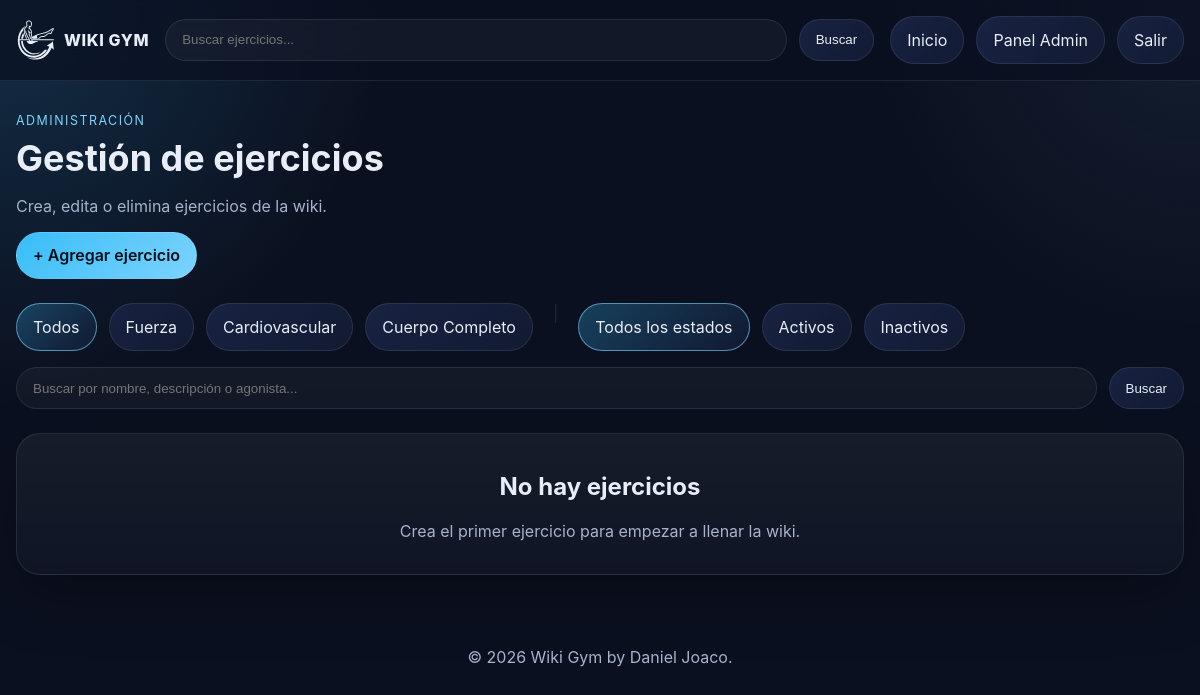
Page /panel/ (signed in) on the earlier database version.
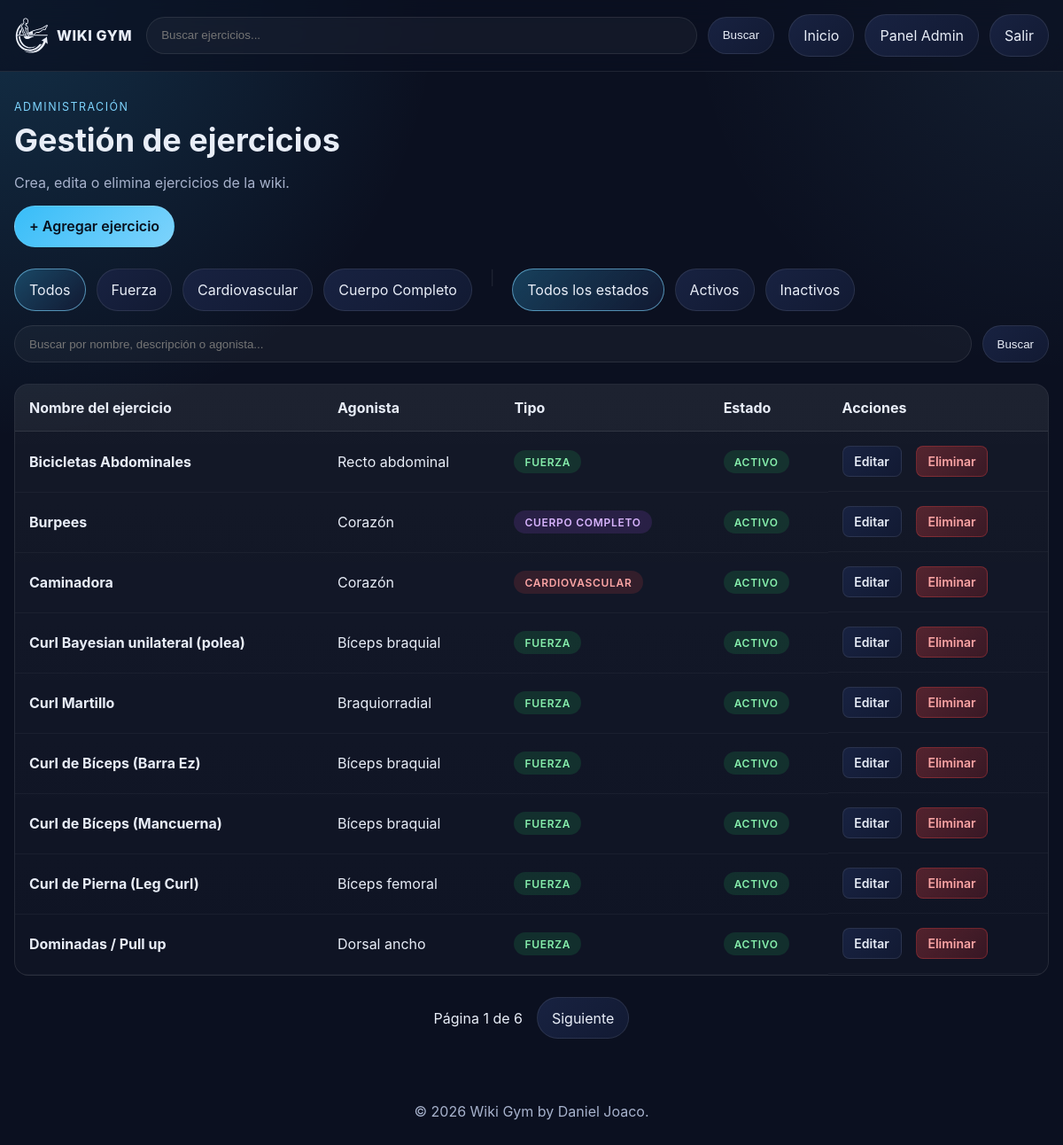
Same page on the later database version.
### exercises/models.py (models this page shows, shortened)
class Exercise(models.Model):
    EXERCISE_TYPE_STRENGTH = "STRENGTH"
    EXERCISE_TYPE_CARDIO = "CARDIO"
    EXERCISE_TYPE_FULL_BODY = "FULL_BODY"
    EXERCISE_TYPE_CHOICES = [
        (EXERCISE_TYPE_STRENGTH, "Fuerza"),
        (EXERCISE_TYPE_CARDIO, "Cardiovascular"),
        (EXERCISE_TYPE_FULL_BODY, "Cuerpo Completo"),
    ]
    name = models.CharField(max_length=150, unique=True)
    description = models.TextField(blank=True)
    agonist = models.ForeignKey(
        Agonist,
        on_delete=models.PROTECT,
        related_name="exercises",
    )
    image = models.ImageField(upload_to="exercise_images/%Y/%m/", blank=True, null=True)
    exercise_type = models.CharField(
        max_length=20,
        choices=EXERCISE_TYPE_CHOICES,
        default=EXERCISE_TYPE_STRENGTH,
    )
    tracks_weight = models.BooleanField(default=True)
    is_active = models.BooleanField(default=True)
    created_by = models.ForeignKey(
        settings.AUTH_USER_MODEL,
        on_delete=models.SET_NULL,
        null=True,
        blank=True,
        related_name="wiki_exercises_created",
    )
    created_at = models.DateTimeField(auto_now_add=True)
    updated_at = models.DateTimeField(auto_now=True)
    class Meta:
        ordering = ["name"]

class Agonist(models.Model):
    muscle_group = models.ForeignKey(
        MuscleGroup,
        on_delete=models.CASCADE,
        related_name="agonists",
    )
    name = models.CharField(max_length=100)
    class Meta:
        ordering = ["name"]
        constraints = [
            models.UniqueConstraint(
                fields=["muscle_group", "name"],
                name="unique_agonist_per_group",
            )
        ]

### exercises/views.py (the view, shortened to what this page needs)
# urls.py: path('panel/', views.panel_list, name='panel_list'),
@login_required(login_url='login')
def panel_list(request):
	exercises = _exercise_queryset().all()
	search_query = request.GET.get('q', '').strip()
	selected_type = request.GET.get('type', '').strip()
	status_filter = request.GET.get('status', '').strip()
	if selected_type in dict(Exercise.EXERCISE_TYPE_CHOICES):
		exercises = exercises.filter(exercise_type=selected_type)
	if status_filter == 'active':
		exercises = exercises.filter(is_active=True)
	elif status_filter == 'inactive':
		exercises = exercises.filter(is_active=False)
	exercises = exercises.order_by('name')
	paginator = Paginator(exercises, PAGE_SIZE)
	page_obj = paginator.get_page(request.GET.get('page'))
	page_query_string = _build_query_string({
		'q': search_query,
		'type': selected_type,
		'status': status_filter,
	})
	context = {
		'page_obj': page_obj,
		'exercises': page_obj,
		'search_query': search_query,
		'selected_type': selected_type,
		'selected_type_label': dict(Exercise.EXERCISE_TYPE_CHOICES).get(selected_type, ''),
		'type_filters': Exercise.EXERCISE_TYPE_CHOICES,
		'status_filter': status_filter,
		'total_exercises': exercises.count(),
		'page_query_string': page_query_string,
	}
	return render(request, 'panel/panel.html', context)

### exercises/views.py (called while the page is built)
def _build_query_string(params):
	clean_params = {key: value for key, value in params.items() if value}
	return urlencode(clean_params)

def _exercise_queryset():
	return Exercise.objects.select_related('agonist__muscle_group__pattern').annotate(
		pattern_name=F('agonist__muscle_group__pattern__name'),
		muscle_group_name=F('agonist__muscle_group__name'),
	)

### templates/panel/panel.html (shortened to what this page needs)
{% extends 'base.html' %}
{% load static %}
{% block extra_css %}<link rel="stylesheet" href="{% static 'css/panel/panel.css' %}">{% endblock %}
{% block content %}
<section class="panel-header">
    <div>
        <p class="eyebrow">Administración</p>
        <h1>Gestión de ejercicios</h1>
        <p class="hero-copy">Crea, edita o elimina ejercicios de la wiki.</p>
    </div>
</section>
<div class="panel-actions">
    <a href="{% url 'exercise_create' %}?next={{ request.get_full_path|urlencode }}" class="btn-primary">+ Agregar ejercicio</a>
</div>
<section class="filter-bar">
    <a class="filter-link {% if not selected_type %}active{% endif %}" href="{% url 'panel_list' %}">Todos</a>
    {% for value, label in type_filters %}
        <a class="filter-link {% if selected_type == value %}active{% endif %}" href="{% url 'panel_list' %}?type={{ value }}">
            {{ label }}
        </a>
    {% endfor %}
    <span class="separator">|</span>
    <a class="filter-link {% if not status_filter %}active{% endif %}" href="{% url 'panel_list' %}">Todos los estados</a>
    <a class="filter-link {% if status_filter == 'active' %}active{% endif %}" href="{% url 'panel_list' %}?status=active">Activos</a>
    <a class="filter-link {% if status_filter == 'inactive' %}active{% endif %}" href="{% url 'panel_list' %}?status=inactive">Inactivos</a>
</section>
<form class="search-form-panel" action="{% url 'panel_list' %}" method="get">
    <input
        type="search"
        name="q"
        placeholder="Buscar por nombre, descripción o agonista..."
        value="{{ search_query|default:'' }}"
        aria-label="Buscar ejercicios"
    >
    <button type="submit">Buscar</button>
</form>
{% if total_exercises > 0 %}
    <div class="table-responsive">
        <table class="exercises-table">
            <thead>
                <tr>
                    <th>Nombre del ejercicio</th>
                    <th>Agonista</th>
                    <th>Tipo</th>
                    <th>Estado</th>
                    <th>Acciones</th>
                </tr>
            </thead>
            <tbody>
                {% for exercise in exercises %}
                    <tr>
                        <td>
                            <strong>{{ exercise.name }}</strong>
                        </td>
                        <td>{{ exercise.agonist.name }}</td>
                        <td>
                            <span class="badge badge-{{ exercise.exercise_type|lower }}">
                                {{ exercise.get_exercise_type_display }}
                            </span>
                        </td>
                        <td>
                            <span class="badge {% if exercise.is_active %}badge-active{% else %}badge-inactive{% endif %}">
                                {% if exercise.is_active %}Activo{% else %}Inactivo{% endif %}
                            </span>
                        </td>
                        <td class="actions">
                            <a href="{% url 'exercise_edit' exercise.id %}?next={{ request.get_full_path|urlencode }}" class="btn-small btn-edit">Editar</a>
                            <a href="{% url 'exercise_delete' exercise.id %}?next={{ request.get_full_path|urlencode }}" class="btn-small btn-delete">Eliminar</a>
                        </td>
                    </tr>
                {% endfor %}
            </tbody>
        </table>
    </div>
    <nav class="pagination" aria-label="Paginación">
        <span>Página {{ page_obj.number }} de {{ page_obj.paginator.num_pages }}</span>
        {% if page_obj.has_next %}
            <a href="?{% if page_query_string %}{{ page_query_string }}&{% endif %}page={{ page_obj.next_page_number }}">Siguiente</a>
        {% endif %}
    </nav>
{% else %}
    <section class="empty-state">
        <h2>No hay ejercicios</h2>
        <p><a href="{% url 'exercise_create' %}?next={{ request.get_full_path|urlencode }}">Crea el primer ejercicio</a> para empezar a llenar la wiki.</p>
    </section>
{% endif %}
{% endblock %}

### templates/base.html (shortened to what this page needs)
{% load static %}
<!DOCTYPE html>
<html lang="es">
<head>
    <link rel="stylesheet" href="{% static 'css/base.css' %}">
    {% block extra_css %}{% endblock %}
</head>
<body>
    <header class="site-header">
        {% block navbar %}
        <nav class="navbar container">
            <a class="brand" href="{% url 'index' %}">
                Wiki Gym
            </a>
            <form class="search-form" action="{% url 'search' %}" method="get">
                <input
                    type="search"
                    name="q"
                    placeholder="Buscar ejercicios..."
                    value="{{ search_query|default:'' }}"
                    aria-label="Buscar ejercicios"
                >
                <button type="submit">Buscar</button>
            </form>
            <div class="nav-actions">
                <a href="{% url 'index' %}">Inicio</a>
                <a href="{% url 'panel_list' %}">Panel Admin</a>
                {% if user.is_authenticated %}
                    <a href="{% url 'logout' %}">Salir</a>
                {% else %}
                    <a href="{% url 'login' %}">Login</a>
                {% endif %}
            </div>
        </nav>
        {% endblock %}
    </header>
    <main class="container main-content">
        {% block content %}{% endblock %}
    </main>
    {% block footer %}
    <footer class="site-footer">
        <p id="footer-text">&copy; 2026 Wiki Gym by <a href="https://github.com/danieljoaco" class="link" target="_blank">Daniel Joaco</a>.</p>
    </footer>
    {% endblock %}
</body>
</html>

### static/css/panel/panel.css (style rules this page uses)
.separator { color: var(--border); margin: 0 0.5rem; }
.btn-primary, .btn-secondary, .btn-danger, .btn-small { display: inline-flex; align-items: center; justify-content: center; border: 1px solid var(--border); border-radius: 999px; padding: 0.8rem 1rem; cursor: pointer; text-decoration: none; transition: transform 0.2s ease, border-color 0.2s ease, background 0.2s ease; font-weight: 600; }
.btn-primary { background: linear-gradient(135deg, var(--accent-strong), var(--accent)); color: #08101e; }
.btn-small { padding: 0.5rem 0.8rem; font-size: 0.875rem; background: linear-gradient(135deg, var(--panel-soft), var(--panel)); color: var(--text); border-radius: 8px; }
.btn-edit { margin-right: 0.5rem; }
.btn-delete { background: linear-gradient(135deg, rgba(239, 68, 68, 0.3), rgba(220, 38, 38, 0.2)); color: #fca5a5; border-color: rgba(239, 68, 68, 0.3); }
.panel-actions { margin-bottom: 1.5rem; }
.panel-header h1, .form-header h1 { margin: 0; font-size: clamp(1.8rem, 3vw, 2.8rem); }
.search-form-panel { display: flex; gap: 0.75rem; margin-bottom: 1.5rem; }
.search-form-panel input { flex: 1; border: 1px solid var(--border); background: rgba(255, 255, 255, 0.04); color: var(--text); border-radius: 999px; padding: 0.8rem 1rem; outline: none; }
.search-form-panel button { border: 1px solid var(--border); background: linear-gradient(135deg, var(--panel-soft), var(--panel)); color: var(--text); border-radius: 999px; padding: 0.8rem 1rem; cursor: pointer; }
.table-responsive { overflow-x: auto; border: 1px solid var(--border); border-radius: 16px; background: linear-gradient(180deg, rgba(255, 255, 255, 0.04), rgba(255, 255, 255, 0.02)); margin-bottom: 1.5rem; }
.exercises-table { width: 100%; border-collapse: collapse; }
.exercises-table thead { background: rgba(255, 255, 255, 0.04); border-bottom: 1px solid var(--border); }
.exercises-table th { padding: 1rem; text-align: left; font-weight: 700; color: var(--text); }
.exercises-table td { padding: 1rem; border-bottom: 1px solid rgba(255, 255, 255, 0.04); color: var(--text); }
.exercises-table .actions { display: flex; gap: 0.5rem; }
.badge { display: inline-flex; align-items: center; justify-content: center; padding: 0.35rem 0.75rem; border-radius: 999px; font-size: 0.75rem; font-weight: 600; text-transform: uppercase; letter-spacing: 0.06em; }
.badge-strength { background: rgba(34, 197, 94, 0.15); color: #86efac; }
.badge-cardio { background: rgba(239, 68, 68, 0.15); color: #fca5a5; }
.badge-full_body { background: rgba(168, 85, 247, 0.15); color: #d8b4fe; }
.badge-active { background: rgba(34, 197, 94, 0.15); color: #86efac; }

Differences in the rows shown:
added Exercise: name "Bicicletas Abdominales", agonist.name "Recto abdominal", exercise_type "FUERZA", is_active "ACTIVO"
added Exercise: name "Burpees", agonist.name "Corazón", exercise_type "CUERPO COMPLETO", is_active "ACTIVO"
added Exercise: name "Caminadora", agonist.name "Corazón", exercise_type "CARDIOVASCULAR", is_active "ACTIVO"
added Exercise: name "Curl Bayesian unilateral (polea)", agonist.name "Bíceps braquial", exercise_type "FUERZA", is_active "ACTIVO"
added Exercise: name "Curl Martillo", agonist.name "Braquiorradial", exercise_type "FUERZA", is_active "ACTIVO"
added Exercise: name "Curl de Bíceps (Barra Ez)", agonist.name "Bíceps braquial", exercise_type "FUERZA", is_active "ACTIVO"
added Exercise: name "Curl de Bíceps (Mancuerna)", agonist.name "Bíceps braquial", exercise_type "FUERZA", is_active "ACTIVO"
added Exercise: name "Curl de Pierna (Leg Curl)", agonist.name "Bíceps femoral", exercise_type "FUERZA", is_active "ACTIVO"
added Exercise: name "Dominadas / Pull up", agonist.name "Dorsal ancho", exercise_type "FUERZA", is_active "ACTIVO"
Other differences:
{{ page_obj.number }}: (not shown) → "1"
{{ page_obj.paginator.num_pages }}: (not shown) → "6"
text no longer shown: "No hay ejercicios Crea el primer ejercicio para empezar a llenar la wiki."
text now shown: "Nombre del ejercicio Agonista Tipo Estado Acciones Página de Siguiente"
